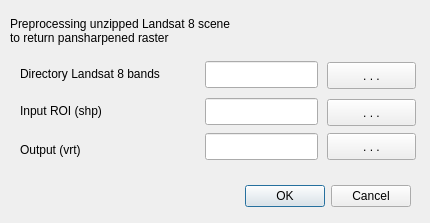
<?xml version="1.0" encoding="UTF-8"?>
<ui version="4.0">
 <class>GFZSatExDialogBase</class>
 <widget class="QDialog" name="GFZSatExDialogBase">
  <property name="geometry">
   <rect>
    <x>0</x>
    <y>0</y>
    <width>430</width>
    <height>223</height>
   </rect>
  </property>
  <property name="windowTitle">
   <string>GFZ SatEx - Preprocessing</string>
  </property>
  <property name="accessibleName">
   <string/>
  </property>
  <property name="accessibleDescription">
   <string/>
  </property>
  <widget class="QDialogButtonBox" name="button_box">
   <property name="geometry">
    <rect>
     <x>70</x>
     <y>180</y>
     <width>341</width>
     <height>32</height>
    </rect>
   </property>
   <property name="orientation">
    <enum>Qt::Horizontal</enum>
   </property>
   <property name="standardButtons">
    <set>QDialogButtonBox::Cancel|QDialogButtonBox::Ok</set>
   </property>
  </widget>
  <widget class="QLabel" name="label">
   <property name="geometry">
    <rect>
     <x>20</x>
     <y>54</y>
     <width>171</width>
     <height>41</height>
    </rect>
   </property>
   <property name="text">
    <string>&lt;html&gt;&lt;head/&gt;&lt;body&gt;&lt;p&gt;Directory Landsat 8 bands&lt;/p&gt;&lt;/body&gt;&lt;/html&gt;</string>
   </property>
  </widget>
  <widget class="QLabel" name="label_2">
   <property name="geometry">
    <rect>
     <x>20</x>
     <y>103</y>
     <width>101</width>
     <height>16</height>
    </rect>
   </property>
   <property name="text">
    <string>Input ROI (shp)</string>
   </property>
  </widget>
  <widget class="QLabel" name="label_3">
   <property name="geometry">
    <rect>
     <x>10</x>
     <y>0</y>
     <width>401</width>
     <height>61</height>
    </rect>
   </property>
   <property name="text">
    <string>Preprocessing unzipped Landsat 8 scene
to return pansharpened raster</string>
   </property>
  </widget>
  <widget class="QLineEdit" name="lineEdit">
   <property name="geometry">
    <rect>
     <x>205</x>
     <y>61</y>
     <width>113</width>
     <height>27</height>
    </rect>
   </property>
  </widget>
  <widget class="QLineEdit" name="lineEdit_2">
   <property name="geometry">
    <rect>
     <x>205</x>
     <y>98</y>
     <width>113</width>
     <height>27</height>
    </rect>
   </property>
  </widget>
  <widget class="QPushButton" name="pushButton">
   <property name="geometry">
    <rect>
     <x>327</x>
     <y>62</y>
     <width>89</width>
     <height>27</height>
    </rect>
   </property>
   <property name="accessibleName">
    <string>in_L8zip</string>
   </property>
   <property name="text">
    <string>. . .</string>
   </property>
  </widget>
  <widget class="QPushButton" name="pushButton_2">
   <property name="geometry">
    <rect>
     <x>327</x>
     <y>99</y>
     <width>89</width>
     <height>27</height>
    </rect>
   </property>
   <property name="accessibleName">
    <string>in_ROI</string>
   </property>
   <property name="text">
    <string>. . .</string>
   </property>
  </widget>
  <widget class="QLabel" name="label_4">
   <property name="geometry">
    <rect>
     <x>20</x>
     <y>142</y>
     <width>91</width>
     <height>16</height>
    </rect>
   </property>
   <property name="text">
    <string>Output (vrt)</string>
   </property>
  </widget>
  <widget class="QLineEdit" name="lineEdit_3">
   <property name="geometry">
    <rect>
     <x>205</x>
     <y>133</y>
     <width>113</width>
     <height>27</height>
    </rect>
   </property>
  </widget>
  <widget class="QPushButton" name="pushButton_3">
   <property name="geometry">
    <rect>
     <x>327</x>
     <y>133</y>
     <width>89</width>
     <height>27</height>
    </rect>
   </property>
   <property name="accessibleName">
    <string>in_ROI</string>
   </property>
   <property name="text">
    <string>. . .</string>
   </property>
  </widget>
 </widget>
 <resources/>
 <connections>
  <connection>
   <sender>button_box</sender>
   <signal>accepted()</signal>
   <receiver>GFZSatExDialogBase</receiver>
   <slot>accept()</slot>
   <hints>
    <hint type="sourcelabel">
     <x>20</x>
     <y>20</y>
    </hint>
    <hint type="destinationlabel">
     <x>20</x>
     <y>20</y>
    </hint>
   </hints>
  </connection>
  <connection>
   <sender>button_box</sender>
   <signal>rejected()</signal>
   <receiver>GFZSatExDialogBase</receiver>
   <slot>reject()</slot>
   <hints>
    <hint type="sourcelabel">
     <x>20</x>
     <y>20</y>
    </hint>
    <hint type="destinationlabel">
     <x>20</x>
     <y>20</y>
    </hint>
   </hints>
  </connection>
 </connections>
</ui>
